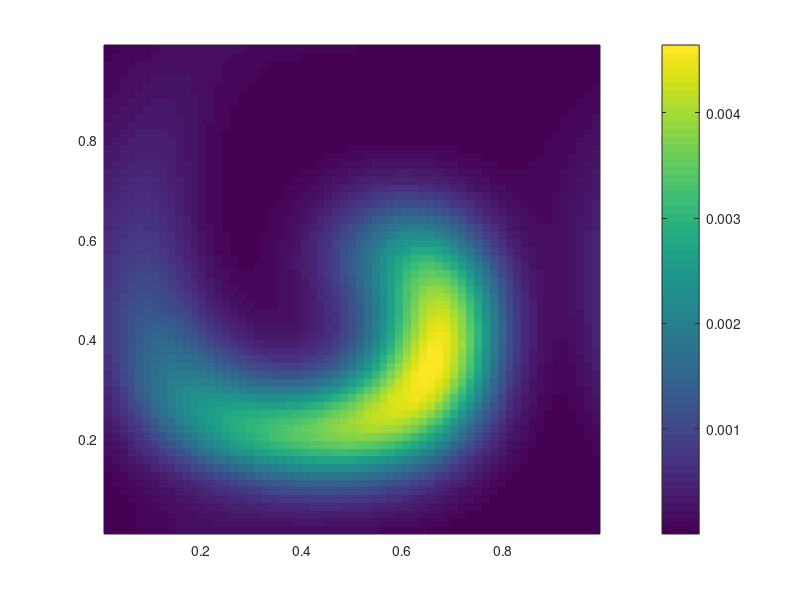

Reproduce this figure in MATLAB.
A = load("result.txt")';
N = size(A,2);
l = 0.5/N:1/N:1;
[x,y] = meshgrid(l, l);

pcolor(x, y, A);
shading flat
colorbar